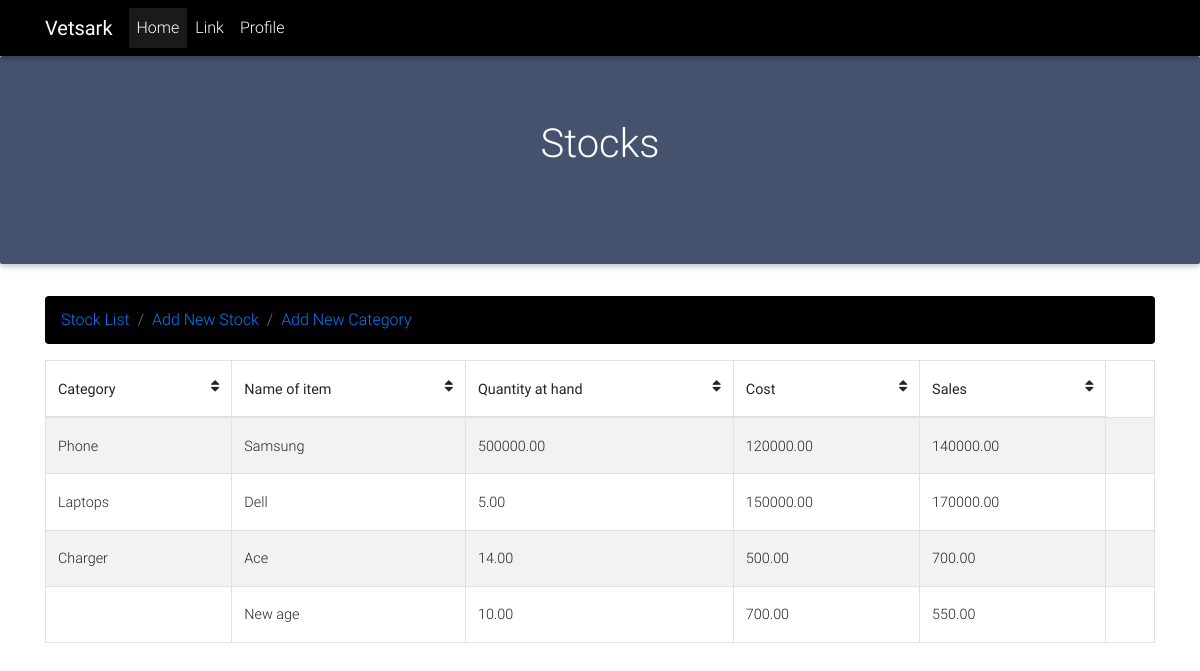
The app's page /stock with its own data.
### vetsark/models.py (models this page shows, shortened)
class StockDetails(models.Model):
    category = models.ForeignKey(NewStock, on_delete=models.CASCADE)
    name_of_item = models.CharField(max_length=50)
    qty_at_hand = models.DecimalField(max_digits=19, decimal_places=2)
    cost_price = models.DecimalField(max_digits=19, decimal_places=2)
    sales_price = models.DecimalField(max_digits=19, decimal_places=2)
    re_order = models.IntegerField()
    date = models.DateTimeField(auto_now_add=True, blank=True)

class NewStock(models.Model):
    name = models.CharField(max_length=50, blank=False)
    def __str__(self):
        return self.name

### vetsark/views.py (the view)
# urls.py: path('stock', views.stock, name='stock'),
def stock(request):
    stock = StockDetails.objects.all()
    context = {'stock': stock}
    return render(request, 'vetsark/stock.html', context)

### vetsark/templates/vetsark/stock.html (shortened to what this page needs)
{% extends 'vetsark/base.html' %}
{% block content %}
<div class="jumbotron text-center mdb-color lighten white-text z-depth-2">
        <div class="container">
          <h1>Stocks</h1><br>
        </div>
</div>
<div class="container" id="stock-bread">
  <ol class="breadcrumb navbar-dark black">
    <li class="breadcrumb-item"><a href="{% url 'stock' %}">Stock List</a></li>
    <li class="breadcrumb-item"><a href="{% url 'addstock' %}">Add New Stock</a></li>
    <li class="breadcrumb-item"><a href="{% url 'addcategory' %}">Add New Category</a></li>
</ol>
</div>
<div class="container">
        <table id="dtBasicExample" class="table table-striped table-bordered" cellspacing="0" width="100%">
                <thead>
                  <tr>
                    <th class="th-sm">Category
                      <i class="fa fa-sort float-right" aria-hidden="true"></i>
                    </th>
                    <th class="th-sm">Name of item
                      <i class="fa fa-sort float-right" aria-hidden="true"></i>
                    </th>
                    <th class="th-sm">Quantity at hand
                      <i class="fa fa-sort float-right" aria-hidden="true"></i>
                    </th>
                    <th class="th-sm">Cost
                      <i class="fa fa-sort float-right" aria-hidden="true"></i>
                    </th>
                    <th class="th-sm">Sales
                      <i class="fa fa-sort float-right" aria-hidden="true"></i>
                    </th>
                  </tr>
                </thead>
                <tbody>
                    {% for stock in stock %}
                  <tr>
                    <td>{{ stock.category }}</td>
                    <td>{{ stock.name_of_item }}</td>
                    <td>{{ stock.qty_at_hand }}</td>
                    <td>{{ stock.cost_price }}</td>
                    <td>{{ stock.sales_price }}</td>
                    <td>{{ re_order }}</td>
                  </tr>
                  {% endfor %}
</div>
{% endblock %}

### vetsark/templates/vetsark/base.html (shortened to what this page needs)
{% load static %}
<!DOCTYPE html>
<html lang="en" class="full-height">
<head>
  <link rel="stylesheet" href="https://maxcdn.bootstrapcdn.com/font-awesome/4.7.0/css/font-awesome.min.css">
  <link href="{% static 'vetsark/css/bootstrap.min.css' %}" rel="stylesheet">
  <link href="{% static 'vetsark/css/mdb.min.css' %}" rel="stylesheet">
  <link href="{% static 'vetsark/css/style.css' %}" rel="stylesheet">
</head>
<body>
    <header>
      <nav class="navbar navbar-expand-lg navbar-dark black">
        <div class="container">
          <a class="navbar-brand" href="{% url 'index' %}"><strong>Vetsark</strong></a>
          <div class="collapse navbar-collapse" id="navbarSupportedContent">
            <ul class="navbar-nav mr-auto">
              <li class="nav-item active">
                <a class="nav-link" href="#">Home <span class="sr-only">(current)</span></a>
              </li>
              <li class="nav-item">
                <a class="nav-link" href="#">Link</a>
              </li>
              <li class="nav-item">
                <a class="nav-link" href="#">Profile</a>
              </li>
            </ul>
          </div>
        </div>
      </nav>
      {% block content %}
      {% endblock %}
</body>
</html>

### records on screen
StockDetails: category "Phone", name_of_item "Samsung", qty_at_hand "500000.00", cost_price "120000.00", sales_price "140000.00"
StockDetails: category "Laptops", name_of_item "Dell", qty_at_hand "5.00", cost_price "150000.00", sales_price "170000.00"
StockDetails: category "Charger", name_of_item "Ace", qty_at_hand "14.00", cost_price "500.00", sales_price "700.00"
StockDetails: name_of_item "New age", qty_at_hand "10.00", cost_price "700.00", sales_price "550.00"
